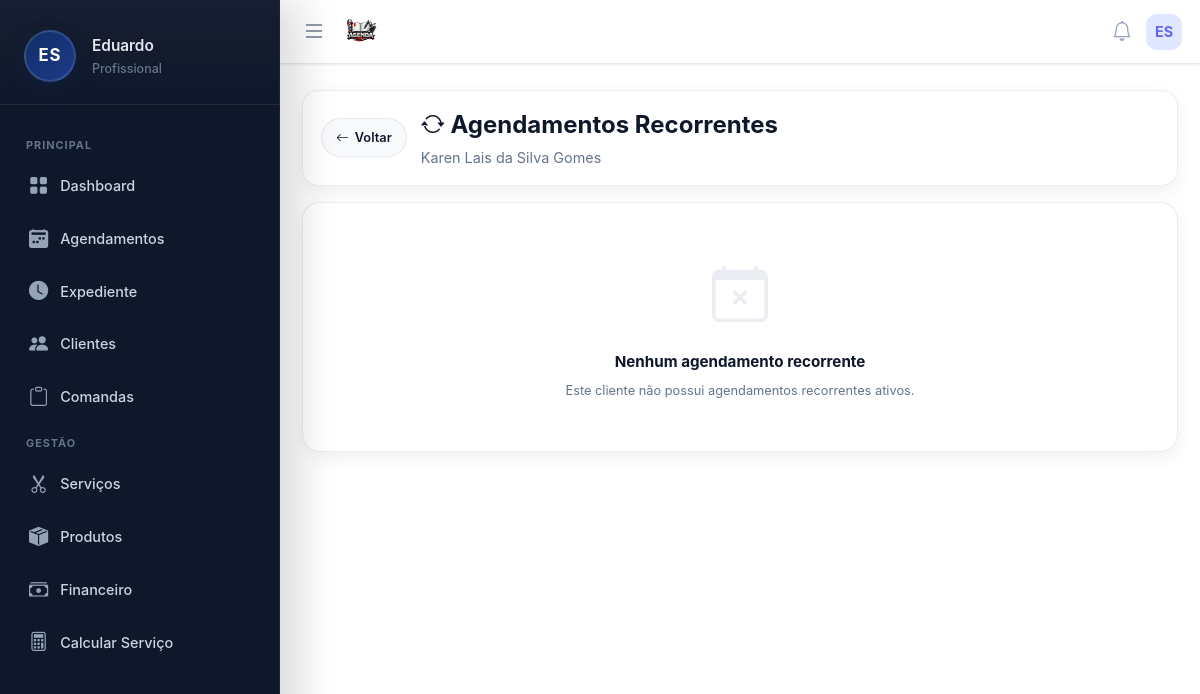
Screenshot of /pages/clientes/recorrencias.php?cliente_id=18 (signed in) with the database file from the repository.
### tables this page shows
CREATE TABLE usuarios (
        id INTEGER PRIMARY KEY AUTOINCREMENT,
        nome TEXT, email TEXT, telefone TEXT, foto TEXT, biografia TEXT,
        cep TEXT, endereco TEXT, numero TEXT, bairro TEXT, cidade TEXT, estado TEXT,
        criado_em DATETIME DEFAULT CURRENT_TIMESTAMP
    , senha TEXT, estabelecimento TEXT, cor_tema TEXT DEFAULT '#4f46e5', ultimo_login DATETIME, ativo INTEGER DEFAULT 1, data_expiracao DATE, is_vitalicio INTEGER DEFAULT 0, quem_indicou TEXT, valor_mensalidade REAL DEFAULT 19.90, indicado_por TEXT, valor_mensal REAL DEFAULT 19.90, token_recuperacao TEXT, token_validade DATETIME, tipo_estabelecimento TEXT DEFAULT 'Salão de Beleza', instagram TEXT, cpf TEXT, lembrete_email_ativo INTEGER DEFAULT 0, lembrete_email_tempo INTEGER DEFAULT 4, lembrete_email_unidade TEXT DEFAULT 'horas', lembrete_email_cliente INTEGER DEFAULT 1, lembrete_email_confirmar INTEGER DEFAULT 0, lembrete_email_outro TEXT, lembrete_email_copia INTEGER DEFAULT 0, agendamento_min_antecedencia INTEGER DEFAULT 4, agendamento_min_unidade TEXT DEFAULT 'horas', receber_email_diario INTEGER DEFAULT 0, is_teste INTEGER DEFAULT 0, vendedor_id INTEGER);

CREATE TABLE clientes (
        id INTEGER PRIMARY KEY AUTOINCREMENT,
        user_id INTEGER NOT NULL,
        nome TEXT NOT NULL,
        telefone TEXT,
        email TEXT,
        data_nascimento DATE,
        observacoes TEXT, 
        criado_em DATETIME DEFAULT CURRENT_TIMESTAMP
    , cpf TEXT);

### pages/clientes/recorrencias.php (the view, shortened to what this page needs)
<?php
$isProd = isset($_SERVER['HTTP_HOST']) && $_SERVER['HTTP_HOST'] === 'salao.develoi.com';
$userId = $_SESSION['user_id'];
include '../../includes/db.php';
$clienteId = isset($_GET['cliente_id']) ? (int)$_GET['cliente_id'] : null;
$clientesUrl = $isProd ? '/clientes' : '/karen_site/controle-salao/pages/clientes/clientes.php';
$stmtCliente = $pdo->prepare("SELECT * FROM clientes WHERE id = ? AND user_id = ?");
$stmtCliente->execute([$clienteId, $userId]);
$cliente = $stmtCliente->fetch();
$stmtSeries = $pdo->prepare("
    SELECT ar.*,
           (SELECT COUNT(*) FROM agendamentos WHERE serie_id = ar.serie_id) as total_agendamentos,
           (SELECT COUNT(*) FROM agendamentos WHERE serie_id = ar.serie_id AND data_agendamento >= date('now')) as proximos,
           (SELECT MIN(data_agendamento) FROM agendamentos WHERE serie_id = ar.serie_id AND data_agendamento >= date('now')) as proximo_agendamento
    FROM agendamentos_recorrentes ar
    WHERE ar.user_id = ?
      AND (ar.cliente_id = ? OR ar.cliente_nome = ?)
      AND ar.ativo = 1
    ORDER BY ar.criado_em DESC
");
$stmtSeries->execute([$userId, $clienteId, $cliente['nome']]);
$series = $stmtSeries->fetchAll();
include '../../includes/header.php';
include '../../includes/menu.php';
?>
<div class="container-recorrencias">
    <div class="header-page">
        <a href="<?php echo $clientesUrl; ?>" class="btn-voltar">
            <i class="bi bi-arrow-left"></i>
            Voltar
        </a>
        <div style="flex:1;">
            <h1 style="margin:0; font-size:1.5rem; color:#0f172a;">
                <i class="bi bi-arrow-repeat"></i>
                Agendamentos Recorrentes
            </h1>
            <p style="margin:4px 0 0 0; color:#64748b; font-size:0.9rem;">
                <?php echo htmlspecialchars($cliente['nome']); ?>
            </p>
        </div>
    </div>
    <?php if (count($series) > 0): ?>
        <?php foreach ($series as $serie): ?>
            <?php
            $tipoTexto = [
                'diaria' => 'Diária',
                'semanal' => 'Semanal',
                'quinzenal' => 'Quinzenal',
                'mensal_dia' => 'Mensal (dia fixo)',
                'mensal_semana' => 'Mensal (semana)',
                'personalizada' => 'Personalizada'
            ];
            $tipoLabel = $tipoTexto[$serie['tipo_recorrencia']] ?? 'Desconhecida';
            ?>
            <div class="serie-card">
                <div class="serie-header">
                    <div>
                        <h3 class="serie-titulo">
                            <i class="bi bi-calendar-event"></i>
                            <?php echo htmlspecialchars($serie['servico_nome']); ?>
                        </h3>
                        <span class="tipo-recorrencia">
                            <i class="bi bi-repeat"></i>
                            <?php echo $tipoLabel; ?>
                        </span>
                    </div>
                    <span class="serie-badge <?php echo $serie['ativo'] ? 'badge-ativo' : 'badge-inativo'; ?>">
                        <?php echo $serie['ativo'] ? 'Ativo' : 'Inativo'; ?>
                    </span>
                </div>
                <div class="serie-info">
                    <div class="info-item">
                        <i class="bi bi-clock"></i>
                        <strong>Horário:</strong> <?php echo date('H:i', strtotime($serie['horario'])); ?>
                    </div>
                    <div class="info-item">
                        <i class="bi bi-currency-dollar"></i>
                        <strong>Valor:</strong> R$ <?php echo number_format($serie['valor'], 2, ',', '.'); ?>
                    </div>
                    <div class="info-item">
                        <i class="bi bi-calendar-range"></i>
                        <strong>Período:</strong> <?php echo date('d/m/Y', strtotime($serie['data_inicio'])); ?> - <?php echo date('d/m/Y', strtotime($serie['data_fim'])); ?>
                    </div>
                    <div class="info-item">
                        <i class="bi bi-hash"></i>
                        <strong>Total:</strong> <?php echo $serie['qtd_total']; ?> ocorrências
                    </div>
                    <div class="info-item">
                        <i class="bi bi-calendar-check"></i>
                        <strong>Agendados:</strong> <?php echo $serie['total_agendamentos']; ?>
                    </div>
                    <div class="info-item">
                        <i class="bi bi-calendar-plus"></i>
                        <strong>Próximos:</strong> <?php echo $serie['proximos']; ?>
                    </div>
                </div>
                <?php if ($serie['proximo_agendamento']): ?>
                    <div style="padding:10px; background:#f0f9ff; border-left:4px solid #0ea5e9; border-radius:8px; margin-bottom:12px;">
                        <strong style="color:#0369a1; font-size:0.85rem;">
                            <i class="bi bi-calendar-event"></i>
                            Próximo agendamento: <?php echo date('d/m/Y', strtotime($serie['proximo_agendamento'])); ?> às <?php echo date('H:i', strtotime($serie['horario'])); ?>
                        </strong>
                    </div>
                <?php endif; ?>
                <div class="serie-actions">
                    <a href="<?php echo $isProd ? '/agenda' : '../agenda/agenda.php'; ?>?serie_id=<?php echo $serie['serie_id']; ?>" class="btn-action btn-ver">
                        <i class="bi bi-eye"></i>
                        Ver na agenda
                    </a>
                    <?php if ($serie['ativo'] && $serie['proximos'] > 0): ?>
                        <button onclick="confirmarCancelarSerie('<?php echo $serie['serie_id']; ?>', '<?php echo htmlspecialchars($serie['servico_nome']); ?>')" class="btn-action btn-cancelar">
                            <i class="bi bi-x-circle"></i>
                            Cancelar série
                        </button>
                    <?php endif; ?>
                </div>
            </div>
        <?php endforeach; ?>
    <?php else: ?>
        <div class="empty-state">
            <i class="bi bi-calendar-x"></i>
            <h3>Nenhum agendamento recorrente</h3>
            <p>Este cliente não possui agendamentos recorrentes ativos.</p>
        </div>
    <?php endif; ?>
</div>
<?php include '../../includes/footer.php'; ?>

### includes/menu.php (shortened to what this page needs)
<?php
$isProd = isset($_SERVER['HTTP_HOST']) && $_SERVER['HTTP_HOST'] === 'salao.develoi.com';
$userRole     = 'Profissional';
$iniciais     = 'V';
$firstName    = 'Visitante';
if (isset($pdo) && isset($_SESSION['user_id'])) {
    $stmtUser = $pdo->prepare("SELECT nome, email, estabelecimento FROM usuarios WHERE id = ? LIMIT 1");
    $stmtUser->execute([$_SESSION['user_id']]);
    $dadoUsuario = $stmtUser->fetch(PDO::FETCH_ASSOC);
    if ($dadoUsuario && !empty($dadoUsuario['nome'])) {
        $userName = $dadoUsuario['nome'];
        $partesNome = explode(' ', trim($userName));
        $firstName  = $partesNome[0];
        $primeiraLetra = mb_substr($partesNome[0], 0, 1);
        $ultimaLetra   = '';
        if (count($partesNome) > 1) {
            $ultimoNome  = end($partesNome);
            $ultimaLetra = mb_substr($ultimoNome, 0, 1);
        }
        $iniciais = strtoupper($primeiraLetra . $ultimaLetra);
    }
}
function isActive($pageName)
{
    return basename($_SERVER['PHP_SELF']) === $pageName ? 'active' : '';
}
?>
<link rel="stylesheet" href="https://cdn.jsdelivr.net/npm/bootstrap-icons@1.11.3/font/bootstrap-icons.min.css">
<nav class="app-navbar">
    <div style="display:flex; align-items:center; gap:12px;">
        <button class="menu-btn" id="openMenuBtn" type="button">
            <i class="bi bi-list"></i>
        </button>
        <?php
        if ($isProd) {
            $logoUrl = 'https://salao.develoi.com/img/logo-azul.png';
            $dashboardUrl = '/dashboard';
        } else {
            $host = $_SERVER['HTTP_HOST'];
            $logoUrl = "http://{$host}/karen_site/controle-salao/img/logo-azul.png";
            $dashboardUrl = '/karen_site/controle-salao/pages/dashboard.php';
        }
        ?>
        <a href="<?php echo $dashboardUrl; ?>" class="brand-logo">
            <img src="<?php echo $logoUrl; ?>"
                 alt="Logo Salão Develoi"
                 style="height:38px; width:auto; display:inline-block; vertical-align:middle;">
        </a>
    </div>
    <div style="display:flex; align-items:center; gap:10px;">
        <div style="position:relative;">
            <button class="icon-btn" id="notificBtn" type="button" aria-label="Notificações" style="position:relative;">
                <i class="bi bi-bell"></i>
            </button>
        </div>
        <div style="position:relative;">
            <div class="navbar-avatar" id="userAvatarBtn">
                <?php echo $iniciais; ?>
            </div>
        </div>
    </div>
</nav>
<aside class="app-sidebar" id="sidebar">
    <div class="sidebar-header">
        <div class="avatar-circle">
            <?php echo $iniciais; ?>
        </div>
        <div class="user-info">
            <h4><?php echo htmlspecialchars($firstName); ?></h4>
            <span><?php echo htmlspecialchars($userRole); ?></span>
        </div>
    </div>
    <ul class="sidebar-menu">
        <div class="menu-label">Principal</div>
        <li>
            <a href="<?php echo $isProd ? '/dashboard' : '/karen_site/controle-salao/pages/dashboard.php'; ?>"
               class="sidebar-link <?php echo isActive('dashboard.php'); ?>">
                <i class="bi bi-grid-fill"></i> <span class="menu-text">Dashboard
            </span></a>
        </li>
        <li>
            <a href="<?php echo $isProd ? '/agenda' : '/karen_site/controle-salao/pages/agenda/agenda.php'; ?>"
               class="sidebar-link <?php echo isActive('agenda.php'); ?>">
                <i class="bi bi-calendar2-week-fill"></i> <span class="menu-text">Agendamentos
            </span></a>
        </li>
        <li>
            <a href="<?php echo $isProd ? '/horarios' : '/karen_site/controle-salao/pages/horarios/horarios.php'; ?>"
               class="sidebar-link <?php echo isActive('horarios.php'); ?>">
                <i class="bi bi-clock-fill"></i> <span class="menu-text">Expediente
            </span></a>
        </li>
        <li>
            <a href="<?php echo $isProd ? '/clientes' : '/karen_site/controle-salao/pages/clientes/clientes.php'; ?>"
               class="sidebar-link <?php echo isActive('clientes.php'); ?>">
                <i class="bi bi-people-fill"></i> <span class="menu-text">Clientes
            </span></a>
        </li>
        <li>
            <a href="<?php echo $isProd ? '/comandas' : '/karen_site/controle-salao/pages/comandas/comandas.php'; ?>"
               class="sidebar-link <?php echo isActive('comandas.php'); ?>">
                <i class="bi bi-clipboard"></i> <span class="menu-text">Comandas
            </span></a>
        </li>
        <div class="menu-label">Gestão</div>
        <li>
            <a href="<?php echo $isProd ? '/servicos' : '/karen_site/controle-salao/pages/servicos/servicos.php'; ?>"
               class="sidebar-link <?php echo isActive('servicos.php'); ?>">
                <i class="bi bi-scissors"></i> <span class="menu-text">Serviços
            </span></a>
        </li>
        <li>
            <a href="<?php echo $isProd ? '/produtos-estoque' : '/karen_site/controle-salao/pages/produtos-estoque/produtos-estoque.php'; ?>"
               class="sidebar-link <?php echo isActive('produtos-estoque.php'); ?>">
                <i class="bi bi-box-seam-fill"></i> <span class="menu-text">Produtos
            </span></a>
        </li>
        <li>
            <a href="<?php echo $isProd ? '/financeiro' : '/karen_site/controle-salao/pages/financeiro/financeiro.php'; ?>"
               class="sidebar-link <?php echo isActive('financeiro.php'); ?>">
                <i class="bi bi-cash-stack"></i> <span class="menu-text">Financeiro
            </span></a>
        </li>
        <li>
            <a href="<?php echo $isProd ? '/calcular-servico' : '/karen_site/controle-salao/pages/calcular-servico/calcular-servico.php'; ?>"
               class="sidebar-link <?php echo isActive('calcular-servico.php'); ?>">
                <i class="bi bi-calculator"></i> <span class="menu-text">Calcular Serviço
            </span></a>
        </li>
    </ul>
</aside>

### rows the page displays
usuarios: nome "ES", nome "Eduardo"
clientes: nome "Karen Lais da Silva Gomes"

### other values shown
$userRole "Profissional"
